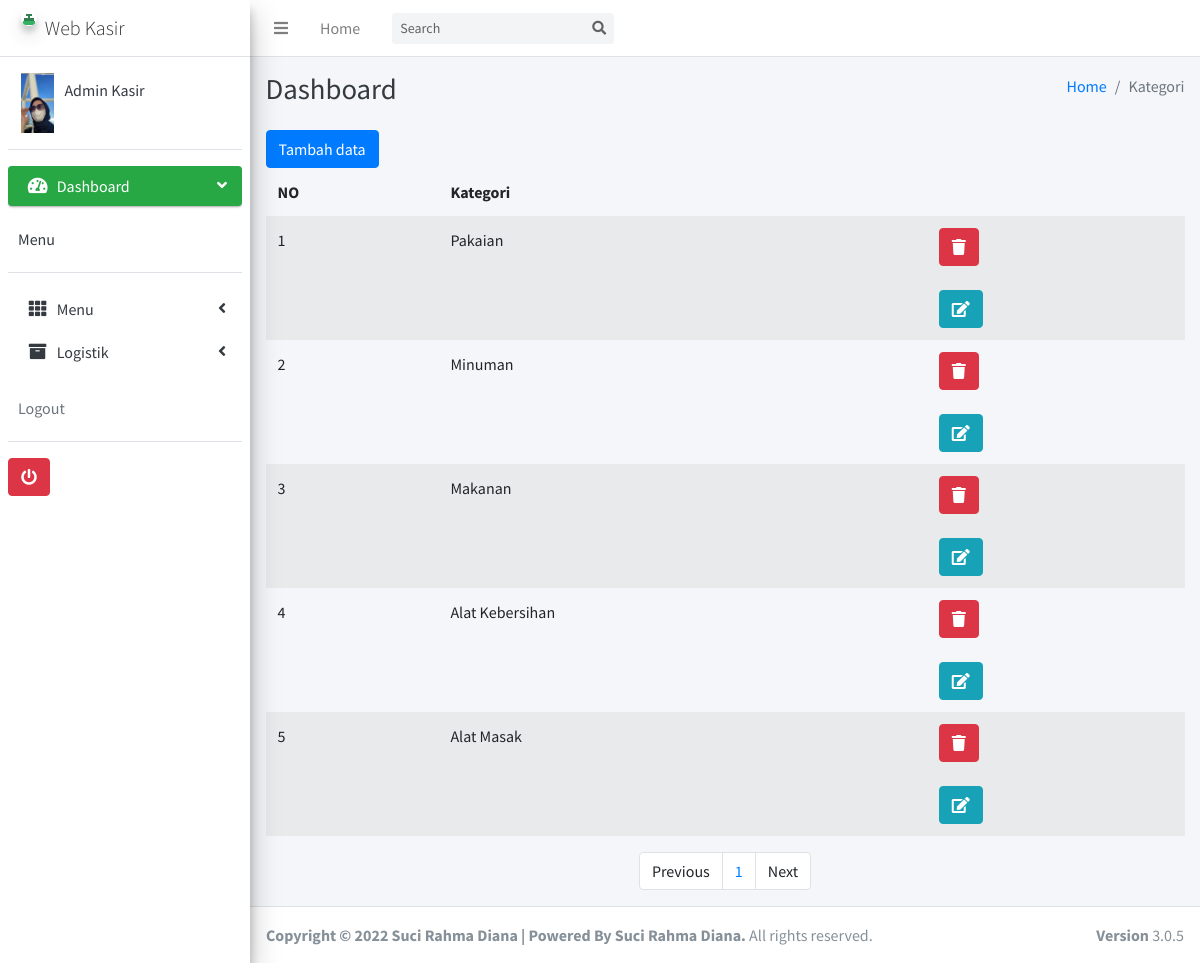
Page /admin/index.php?m=kategori&s=title (signed in) on the committed database.
### tables this page shows
CREATE TABLE `tb_user` (
  `id` int(11) NOT NULL,
  `username` text NOT NULL,
  `password` text NOT NULL,
  `nama` text NOT NULL,
  `level` text NOT NULL,
  `foto` varchar(255) NOT NULL
);

CREATE TABLE `tb_kat` (
  `id` int(11) NOT NULL,
  `kategori` text NOT NULL
);

### admin/fungsi/fungsi.php (called while the page is built, shortened)
<?php
$koneksi = mysqli_connect('localhost', 'root', '', 'web-kasir');
function summon_admin()
{
	global $koneksi;
	$id = $_SESSION['idkaskit'];
	return mysqli_query($koneksi, "SELECT * FROM tb_user WHERE id ='$id'");
}
function url()
{
	return $url = "//localhost/web-kasir/vendors/";
}
 ?>

### admin/modul/kategori/paging.php (the view, shortened to what this page needs)
<?php
global $koneksi;
    $batas = 5;
$halaman = isset($_GET['halaman']) ? (int)$_GET['halaman'] : 1;
$halaman_awal = ($halaman>1) ? ($halaman * $batas) - $batas : 0;
if (isset($_POST['go'])) {
  $cari = $_POST['cari'];
  $data_kat = mysqli_query($koneksi, "SELECT * FROM tb_kat WHERE kategori LIKE '%".$cari."%'");
}else{
  $data_kat = mysqli_query($koneksi, "SELECT * FROM tb_kat LIMIT $halaman_awal, $batas");
}
foreach ($data_kat as $pro):
  ?>
<tr>
                              <td><?= $i++;  ?></td>
                              <td><?=  $pro['kategori'];?></td>
                              <td>
                              <div data-toggle="modal" data-target="#hapus-kat<?= $pro['id'] ?>">
                              <button type="button" class="btn btn-danger" data-toggle="tooltip" title="Hapus">
                              <i class="fa fa-trash"></i>
                              </button>
                              </div>
                    <br>
                  <div data-toggle="modal" data-target="#edit-kat<?= $pro['id'] ?>">
                  <button type="button" class="btn btn-info datapotensi" data-toggle="tooltip" title="Edit">
                    <i class="fa fa-edit"></i>
                  </button>
                </div>
                              </td>
                              </tr>
                              <?php endforeach; ?>

### admin/comp/header.php (shortened to what this page needs)
<?php require 'fungsi/fungsi.php'; ?>
<?php foreach (summon_admin() as $key): ?>
<!DOCTYPE html>
<html>
<head>
  <link rel="stylesheet" href="<?= url() ?>plugins/fontawesome-free/css/all.min.css">
  <link rel="stylesheet" href="https://code.ionicframework.com/ionicons/2.0.1/css/ionicons.min.css">
  <link rel="stylesheet" href="<?= url() ?>plugins/tempusdominus-bootstrap-4/css/tempusdominus-bootstrap-4.min.css">
  <link rel="stylesheet" href="<?= url() ?>plugins/icheck-bootstrap/icheck-bootstrap.min.css">
  <link rel="stylesheet" href="<?= url() ?>plugins/jqvmap/jqvmap.min.css">
  <link rel="stylesheet" href="<?= url() ?>dist/css/adminlte.min.css">
  <link rel="stylesheet" href="<?= url() ?>plugins/overlayScrollbars/css/OverlayScrollbars.min.css">
  <link rel="stylesheet" href="<?= url() ?>plugins/daterangepicker/daterangepicker.css">
  <link rel="stylesheet" href="<?= url() ?>plugins/summernote/summernote-bs4.css">
</head>
<body class="hold-transition sidebar-mini layout-fixed">
<div class="wrapper">
  <nav class="main-header navbar navbar-expand navbar-white navbar-light">
    <ul class="navbar-nav">
      <li class="nav-item">
        <a class="nav-link" data-widget="pushmenu" href="#" role="button"><i class="fas fa-bars"></i></a>
      </li>
      <li class="nav-item d-none d-sm-inline-block">
        <a href="index.php" class="nav-link">Home</a>
      </li>
    </ul>
    <form action="" method="POST" class="form-inline ml-3">
      <div class="input-group input-group-sm">
        <input class="form-control form-control-navbar" type="search" name="cari" placeholder="Search" aria-label="Search">
        <div class="input-group-append">
          <button class="btn btn-navbar" name="go" type="submit">
            <i class="fas fa-search"></i>
          </button>
        </div>
      </div>
    </form>
  </nav>
  <aside class="main-sidebar sidebar-light-success elevation-4">
    <a href="index.php" class="brand-link">
      <img src="<?= url()?>img/logo_kasir_kita.png" alt="AdminLTE Logo" class="brand-image img-circle elevation-3"
           style="opacity: .8">
      <span class="brand-text font-weight-light">Web Kasir</span>
    </a>
    <div class="sidebar">
      <div class="user-panel mt-3 pb-3 mb-3 d-flex">
        <div class="image">
          <?php
          if ($key['foto']!= '') {
                        echo '<img src="img/'.$key['foto'].'" height="150">';
                      }else{
                        echo '<img src="img/user_logo.png" height="150">';
                      }
           ?>
        </div>
        <div class="info">
          <a href="index.php?m=admin&s=detail" class="d-block" ><?= $key['nama'];?></a>
        </div>
      </div>
      <nav class="mt-2">
        <ul class="nav nav-pills nav-sidebar flex-column" data-widget="treeview" role="menu" data-accordion="false">
          <li class="nav-item has-treeview menu-open">
            <a href="index.php" class="nav-link active">
              <i class="nav-icon fas fa-tachometer-alt"></i>
              <p>
                Dashboard
                <i class="right fas fa-angle-left"></i>
              </p>
            </a>
          <div class="user-panel mt-3 pb-3 mb-3 d-flex">
        <div class="info">
          <a href="#" class="d-block">Menu</a>
        </div>
      </div>
          </li>
          <li class="nav-item has-treeview">
            <a href="#" class="nav-link">
              <i class="nav-icon fas fa-th"></i>
              <p>
                Menu
                <i class="fas fa-angle-left right"></i>
              </p>
            </a>
          </li>
          <li class="nav-item has-treeview">
            <a href="#" class="nav-link">
              <i class="nav-icon fa fa-archive"></i>
              <p>
                Logistik
                <i class="fas fa-angle-left right"></i>
              </p>
            </a>
          </li>
          <div class="user-panel mt-3 pb-3 mb-3 d-flex">
        <div class="info">
          <span class="d-block text-gray">Logout</span>
        </div>
      </div>
      <a href="logout.php"><button class="btn btn-danger"><i class="fa fa-power-off" aria-hidden="true"></i></button></a>
        </ul>
      </nav>
    </div>
  </aside>
  <?php endforeach; ?>

### rows in the picture
tb_user: foto (picture), nama "Admin Kasir"
tb_kat: kategori "Pakaian"
tb_kat: kategori "Minuman"
tb_kat: kategori "Makanan"
tb_kat: kategori "Alat Kebersihan"
tb_kat: kategori "Alat Masak"
